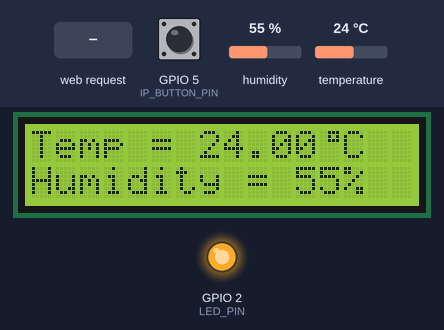
Simulated run of this sketch. Board: ESP32. Shown: 16×2 character LCD, output pins drawn as LEDs (lit = HIGH). Inputs (shaded band) come from the test bench; at power-on: GPIO 5 (IP_BUTTON_PIN) LOW, temperature 24 °C, humidity 55 %. WiFi joins after 1.5 s; servers stay silent unless stated; what the sketch prints to the serial monitor is not drawn.

Above: at 4.8 s.
4.9 s: GPIO 5 (IP_BUTTON_PIN) pulled HIGH for 0.15 s
At 5.5 s:
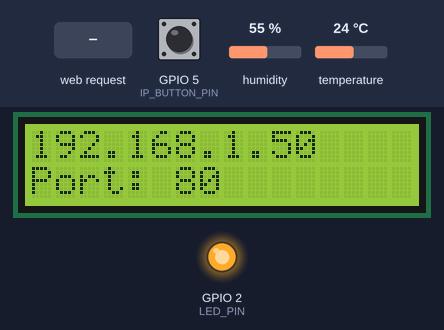
7.1 s: temperature set to 22 °C
At 10.1 s:
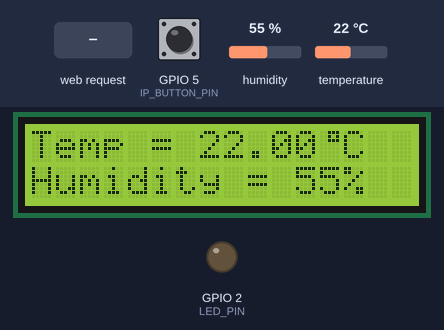
11.1 s: humidity set to 22 %
At 13.6 s:
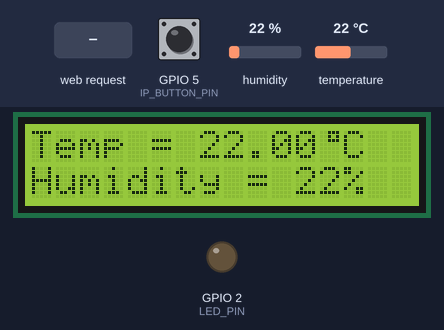
14.1 s: HTTP request GET /LED/on received
At 14.5 s:
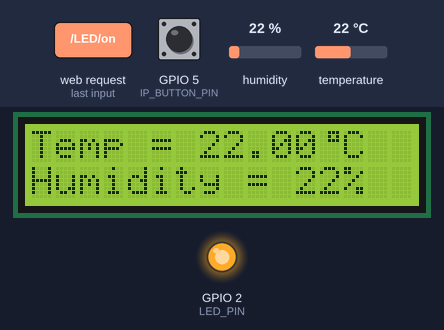
15.6 s: GPIO 5 (IP_BUTTON_PIN) pulled HIGH for 1 s
At 16.4 s:
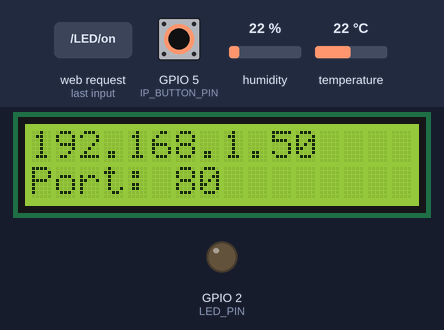
18.1 s: humidity set to 40 %
At 19.4 s:
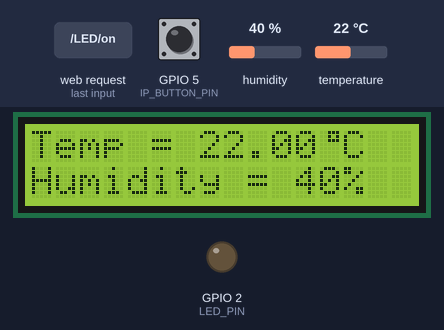
Timing chart, 0 to 21.1 s (numbered marks = the images above; inputs shaded):
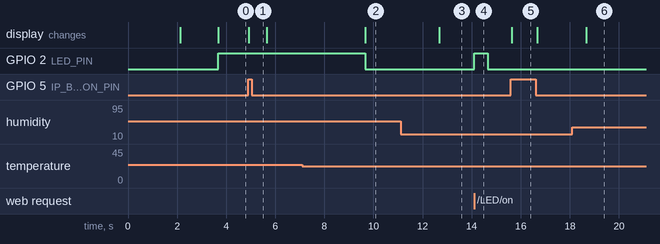

Measured:
- the behaviour switches between 24 and 23 °C on temperature (found by bisection; images 1 and 2)
- after the input at 4.9 s, the display: changes at once (image 1)
- after the input at 7.1 s, GPIO 2 (LED_PIN): HIGH → LOW after 2.6 s; the display: changes after 2.6 s (image 2)
- after the input at 11.1 s, the display: changes after 1.6 s (image 3)
- after the input at 14.1 s, GPIO 2 (LED_PIN): LOW → HIGH at once, → LOW 0.55 s later
- after the input at 15.6 s, the display: changes at once (image 5)
- after the input at 18.1 s, the display: changes after 0.57 s (image 6)

The sketch:

tempControl.ino
```cpp
// Load Wi-Fi library
#include <WiFi.h>
#include "DHT.h"
#include <Wire.h>
#include <LiquidCrystal_I2C.h>
#include <esp32-hal-timer.h>

#define DHT11PIN 16
#define LED_PIN 2
#define IP_BUTTON_PIN 5

const char* ssid = "HUAWEI_p30_lite";
const char* password = "87654321";
// Set web server port number to 80
WiFiServer server(80);

hw_timer_t *timer = NULL;
DHT dht(DHT11PIN, DHT11);
LiquidCrystal_I2C lcd(0x27, 16, 2);

// Variable to store the HTTP request
String header;

String led_state = "off";
String mode_state = "auto";
float treshold = 24.0;
float temp;
int humi;
int mode = 0; //mode: 0 - auto ; 1 - manual
int update = 1;

byte degree_symbol[8] =
{
  0b00111,
  0b00101,
  0b00111,
  0b00000,
  0b00000,
  0b00000,
  0b00000,
  0b00000
};

//read from dht sensor
void readDHT(float *temp, int *humi) {
  *humi = dht.readHumidity();
  *temp = dht.readTemperature();
}

//updates the temperature and humidity values on the LCD screen
void updateScreen(float temp, int humi) {
  lcd.clear();
  lcd.setCursor(0, 0);
  lcd.print("Temp = ");
  lcd.print(temp);
  lcd.write(0);
  lcd.print("C");
  lcd.setCursor(0, 1);
  lcd.print("Humidity = ");
  lcd.print(humi);
  lcd.print("%");
}

//sets the led in auto mode
void setLed(float temp) {
  if (mode == 0) {
    if (temp >= treshold) {
      digitalWrite(LED_PIN, HIGH);
      led_state = "on";
    } else {
      digitalWrite(LED_PIN, LOW);
      led_state = "off";
    }
  }
}

void dataUpdate(){
  if (update == 1) {
    readDHT(&temp, &humi);
    updateScreen(temp, humi);
    if (mode == 0)
      setLed(temp);
    update = 0;
  }
}

// timer callback routine
void IRAM_ATTR onTimer() {
  update = 1;
}

void setup() {
  Serial.begin(115200);

  //initializing DHT sensor
  dht.begin();

  //initializing 1602LCD
  lcd.init();
  lcd.backlight();
  lcd.createChar(0, degree_symbol);

  //display LCD startup message
  lcd.setCursor(0, 0);
  lcd.print(" Starting up... ");
  delay(2000);
  lcd.clear();

  //setting GPIO mode for pins
  pinMode(LED_PIN, OUTPUT);
  digitalWrite(LED_PIN, LOW);
  pinMode(IP_BUTTON_PIN, INPUT);


  // connect to Wi-Fi network with SSID and password
  Serial.print("Connecting to ");
  Serial.println(ssid);
  lcd.setCursor(0, 0);
  lcd.print("Connecting to:");
  lcd.setCursor(0, 1);
  lcd.print(ssid);
  WiFi.begin(ssid, password);
  while (WiFi.status() != WL_CONNECTED) {
    delay(500);
    Serial.print(".");
  }
  // Print local IP address and start web server
  Serial.println("");
  Serial.println("WiFi connected.");
  Serial.println("IP address: ");
  Serial.println(WiFi.localIP());
  server.begin();

  // Create and attach the timer
  timer = timerBegin(0, 80, true);  // Timer 0, divider 80
  timerAttachInterrupt(timer, &onTimer, true);
  timerAlarmWrite(timer, 1000000, true); // 1 second = 1,000,000 microseconds
  timerAlarmEnable(timer);

  // Start the timer
  timerAlarmEnable(timer);
}
void loop() {
  WiFiClient client = server.available(); // Listen for incoming clients

  // if the timer interrupt sets update to 1, we read from the dht sensor and process the data
  dataUpdate();

  //display IP if button is pressed
  if (digitalRead(IP_BUTTON_PIN) == HIGH){
    lcd.clear();
    lcd.setCursor(0,0);
    lcd.print(WiFi.localIP());
    lcd.setCursor(0, 1);
    lcd.print("Port: 80");
    delay(100);
  }

  if (client) { // If a new client connects,
    Serial.println("New Client."); // print a message out in the serial port
    String currentLine = ""; // make a String to hold incoming data from the client
    while (client.connected()) { // loop while the client's connected

       // if the timer interrupt sets update to 1, we read from the dht sensor and process the data
       // we do this even if the client is connected
      dataUpdate();

      if (client.available()) { // if there's bytes to read from the client,
        char c = client.read(); // read a byte, then
        Serial.write(c); // print it out the serial monitor
        header += c;
        if (c == '\n') { // if the byte is a newline character
          // if the current line is blank, you got two newline characters in a row.
          // that's the end of the client HTTP request, so send a response:
          if (currentLine.length() == 0) {
            // HTTP headers always start with a response code (e.g. HTTP / 1.1 200 OK)
            // and a content-type so the client knows what's coming, then a blank line:
            client.println("HTTP/1.1 200 OK");
            client.println("Content-type:text/html");
            client.println("Connection: close");
            client.println();
            // turns the GPIOs on and off
            if (header.indexOf("GET /MODE/manual") >= 0) {
              Serial.println("manual mode");
              mode = 1;
              mode_state = "manual";
            } else if (header.indexOf("GET /MODE/auto") >= 0) {
              Serial.println("auto mode");
              mode = 0;
              mode_state = "auto";
            } else if (header.indexOf("GET /LED/on") >= 0) {
              Serial.println("LED on");
              led_state = "on";
              digitalWrite(LED_PIN, HIGH);
            } else if (header.indexOf("GET /LED/off") >= 0) {
              Serial.println("LED off");
              led_state = "off";
              digitalWrite(LED_PIN, LOW);
            } else if (header.indexOf("GET /TRESHOLD/plus") >= 0) {
              Serial.println("TRESHOLD plus");
              treshold += .5;
            } else if (header.indexOf("GET /TRESHOLD/minus") >= 0) {
              Serial.println("TRESHOLD minus");
              treshold -= .5;
            }
            // Display the HTML web page
            client.println("<!DOCTYPE html><html>");
            client.println("<head><meta name=\"viewport\"content=\"width=device-width, initial-scale=1\">");
            client.println("<link rel=\"icon\" href=\"data:,\">");
            // CSS to style the on/off buttons
            client.println("<style>html { font-family: Helvetica; display:inline-block; margin: 0px auto; text-align: center;}");
            client.println(".button { background-color: #4CAF50; border:none; color: white; padding: 16px 40px;");
            client.println("text-decoration: none; font-size: 30px; margin:2px; cursor: pointer;}");
            client.println(".button2 {background-color:#555555;}</style></head>");
            // Web Page Heading
            client.println("<body><h1>Temperature control</h1>");
            // Display the temperature and humidity
            client.println("<p>TEMP " + String(temp) + "</p>");
            client.println("<p>HUMIDITY " + String(humi) + "</p>");
            // mode switching
            if (mode_state == "auto") {
              client.println("<p><a href=\"/MODE/manual\"><button class=\"button\">MANUAL</button></a></p>");
            } else {
              client.println("<p><a href=\"/MODE/auto\"><button class=\"button button2\">AUTO</button></a></p>");
            }
            client.println("<p>Mode: " + mode_state + "</p>");

            // ON OFF button in manual mode
            if (mode_state == "manual") {
              if (led_state == "off") {
                client.println("<p><a href=\"/LED/on\"><button class=\"button\">ON</button></a></p>");
              }
              if (led_state == "on") {
                client.println("<p><a href=\"/LED/off\"><button class=\"button button2\">OFF</button></a></p>");
              }
            // treshold settings in auto mode
            } else {
              client.println("<p>Temperature treshold: " + String(treshold) + "</p>");
              client.println("<p><a href=\"/TRESHOLD/minus\"><button class=\"button button2\">-</button></a><a href=\"/TRESHOLD/plus\"><button class=\"button\">+</button></a></p>");
            }
            client.println("</body></html>");
            // The HTTP response ends with another blank line
            client.println();
            // Break out of the while loop
            break;
          } else { // if you got a newline, then clear currentLine
            currentLine = "";
          }
        } else if (c != '\r') { // if you got anything else but a carriage return character,
          currentLine += c; // add it to the end of the currentLine
        }
      }
    }
    // Clear the header variable
    header = "";
    // Close the connection
    client.stop();
    Serial.println("Client disconnected.");
    Serial.println("");
  }
}
```
